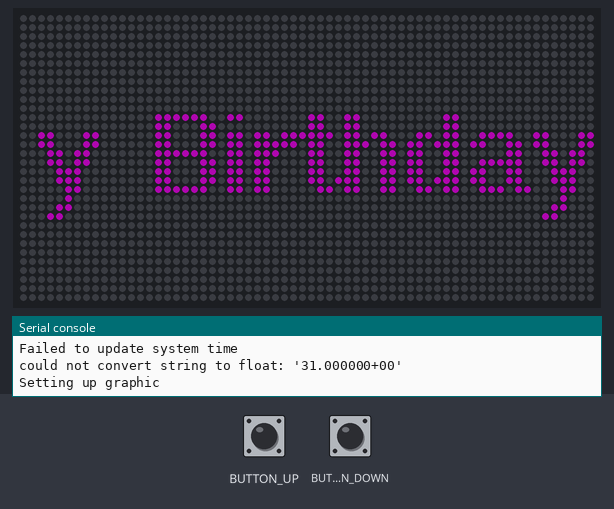
The program below on a simulated Adafruit Matrix Portal running CircuitPython. On the bench: 64×32 RGB LED matrix, the last lines printed to the serial console. The inputs (shaded band) are chosen by the test bench. Dim RGB values are drawn brighter than linear; the clock reads 2024-03-15 10:24:30 at power-on unless the program sets it; requests to the public web service named in the program get a made-up reply in its usual format after 0.4 s (London, UTC, broken clouds, 64 % humidity, 1013 hPa unless stated); library files of the repository ran but are not shown: secrets.py.

Above: at 3.1 s.
3.2 s: UP button pressed for 0.15 s
At 3.6 s:
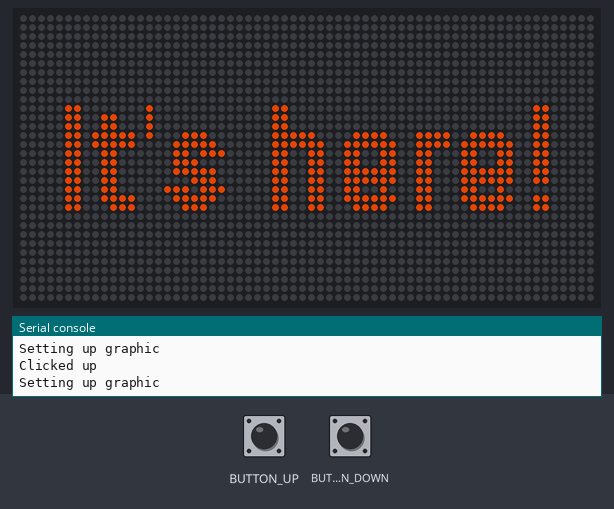
6.3 s: DOWN button pressed for 0.15 s
At 6.49 s:
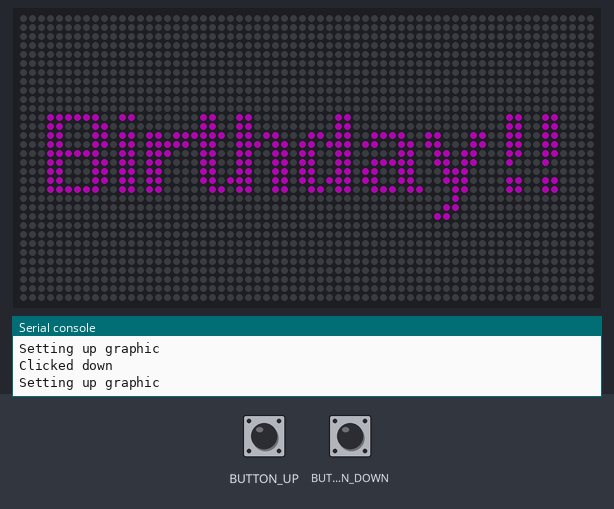
7.0 s: UP button pressed for 1 s
At 9.0 s:
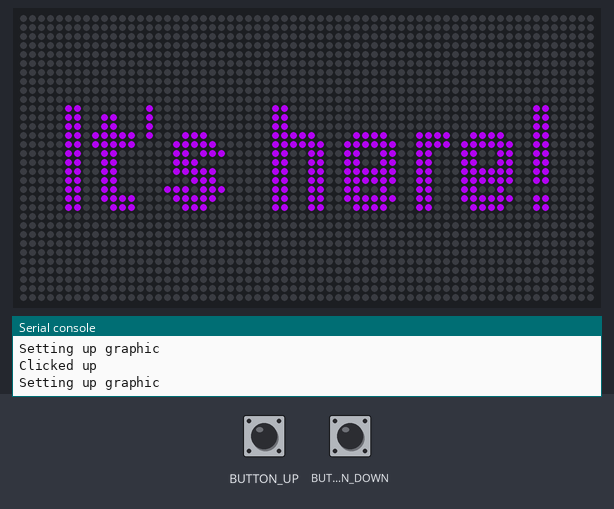
11.0 s: DOWN button pressed for 1 s
At 11.18 s:
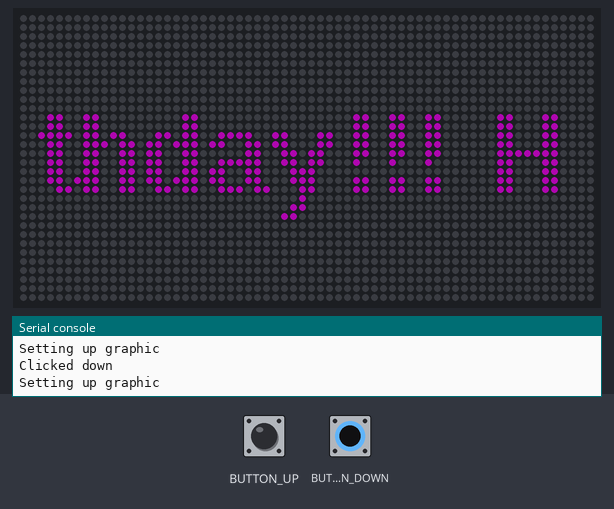
Timing chart, 0 to 14.0 s (numbered marks = the images above; inputs shaded):
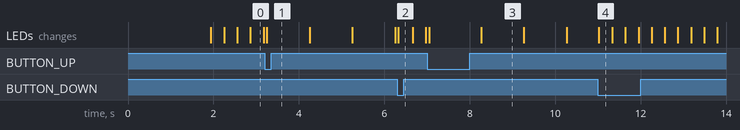

Measured:
- after the input at 3.2 s, the LEDs: change after 0.05 s (image 1)
- after the input at 6.3 s, the LEDs: change at once (image 2)
- after the input at 7.0 s, the LEDs: first change after 0.05 s (image 3 shows a later state)
- after the input at 11.0 s, the LEDs: change at once (image 4)
- what the display in image 3 shows lasts 1.0 s, from 8.3 s to 9.3 s

The program:

code.py
```python
import gc
import time
import board
import displayio
from digitalio import DigitalInOut, Pull
from rtc import RTC

from adafruit_debouncer import Debouncer
from adafruit_matrixportal.matrix import Matrix
from adafruit_matrixportal.network import Network

from graphics.happy_birthday import HappyBirthdayGraphic
from graphics.countdown import CountdownGraphic
from secrets import secrets

# --- Display setup ---
BITPLANES = 6  # Can set lower if RAM is tight
MATRIX = Matrix(bit_depth=BITPLANES)
GROUP = displayio.Group()

# --- Network setup ---
# Network credentials are pulled from `secrets.py`
NETWORK = Network(status_neopixel=board.NEOPIXEL, debug=False)
NETWORK.connect()

# --- Button setup ---
pin_down = DigitalInOut(board.BUTTON_DOWN)
pin_down.switch_to_input(pull=Pull.UP)
button_down = Debouncer(pin_down)
pin_up = DigitalInOut(board.BUTTON_UP)
pin_up.switch_to_input(pull=Pull.UP)
button_up = Debouncer(pin_up)


class RotatableGraphics:
    _graphics = [
        HappyBirthdayGraphic,
        CountdownGraphic
    ]
    _index = 0

    @classmethod
    def current(cls):
        return cls._graphics[cls._index]

    @classmethod
    def next(cls):
        if cls._index >= len(cls._graphics) - 1:
            cls._index = 0
        else:
            cls._index += 1

        return cls.current()

    @classmethod
    def prev(cls):
        if cls._index == 0:
            cls._index = len(cls._graphics) - 1
        else:
            cls._index -= 1

        return cls.current()


class SystemTime:
    update_every_seconds = 30 * 60  # 30 minutes
    last_update = time.monotonic() - update_every_seconds

    @classmethod
    def _update_system_time(cls, network: Network):
        """
        Update system clock date/time. Then local time is pulled from the World Time API, and is
        estimated using IP address. Reference: http://worldtimeapi.org/pages/examples
        """
        try:
            result = network.fetch('http://worldtimeapi.org/api/ip').json()
            # The 'datetime' field is in the format '2023-07-11T17:37:18.570876-07:00'. Replace all special
            # characters with spaces to make it easy to split and get the relevant bits from the resulting list
            local_datetime = result['datetime'].replace('-', ' ').replace('T', ' ').replace(':', ' ').split(' ')
            year = int(local_datetime[0])
            month = int(local_datetime[1])
            day = int(local_datetime[2])
            hour = int(local_datetime[3])
            minute = int(local_datetime[4])
            second = int(float(local_datetime[5]))
            now = time.struct_time((
                year,
                month,
                day,
                hour,
                minute,
                second,
                int(result['day_of_week']),
                int(result['day_of_year']),
                result['dst']
            ))
            RTC().datetime = now
        except Exception as e:
            print('Failed to update system time')
            print(e)

    @classmethod
    def refresh(cls, network: Network):
        current_time = time.monotonic()
        if current_time - cls.last_update > cls.update_every_seconds:
            print('Refreshing system time')
            cls._update_system_time(network)
            cls.last_update = current_time


SystemTime.refresh(NETWORK)
RotatableGraphics.current().setup(MATRIX, GROUP)

while True:
    # Collect garbage
    gc.collect()

    # Refresh system time
    SystemTime.refresh(NETWORK)

    # Check if buttons were clicked
    button_down.update()
    button_up.update()

    if button_up.fell:
        print("Clicked up")
        RotatableGraphics.prev().setup(MATRIX, GROUP)

    if button_down.fell:
        print("Clicked down")
        RotatableGraphics.next().setup(MATRIX, GROUP)

    # Update the graphic
    RotatableGraphics.current().tick(MATRIX, GROUP)
```

happy_birthday.py
```python
import displayio

from adafruit_matrixportal.matrix import Matrix
from adafruit_bitmap_font import bitmap_font
from adafruit_display_text.scrolling_label import ScrollingLabel

from graphics.graphic import Graphic


class HappyBirthdayGraphic(Graphic):
    tick_interval_seconds = 0.1

    scrolling_label = ScrollingLabel(
        bitmap_font.load_font('/fonts/helvB12.bdf'),
        text='Happy Birthday!!!',
        color=0x360236,
        max_characters=10,
        animate_time=0.3
    )

    @classmethod
    def draw(cls, matrix: Matrix, draw_group: displayio.Group, *args, **kwargs):
        draw_group.append(cls.scrolling_label)
        cls.scrolling_label.x = 2
        cls.scrolling_label.y = matrix.display.height // 2 - 1

    @classmethod
    def on_tick(cls, matrix: Matrix, draw_group: displayio.Group, *args, **kwargs):
        cls.scrolling_label.update()
```

countdown.py
```python
import time
import math
import displayio
import terminalio

from adafruit_matrixportal.matrix import Matrix
from adafruit_display_text import label
from adafruit_bitmap_font import bitmap_font

from graphics.graphic import Graphic


class CountdownGraphic(Graphic):
    tick_interval_seconds = 1

    target_year = 2023
    target_month = 9
    target_day = 1

    show_text = True

    target_time = time.struct_time(
        # format of time tuple: https://docs.circuitpython.org/en/latest/shared-bindings/time/index.html#time.struct_time
        (
            target_year,
            target_month,
            target_day,
            0,
            0,
            0,
            4,
            -1,
            -1,
        )
    )

    # Current frame
    frame = 0

    # Colors
    orange = 0xb03404
    purple = 0x9c02d4
    red = 0xb00000

    @classmethod
    def get_days_remaining(cls):
        seconds_remaining = time.mktime(cls.target_time) - time.mktime(time.localtime())
        days_remaining = math.ceil(seconds_remaining / 60 / 60 / 24)
        return days_remaining

    @classmethod
    def get_text(cls):
        days_remaining = cls.get_days_remaining()
        if days_remaining < 0:
            text = "It's here!"
        elif days_remaining == 0:
            text = "Today!"
        else:
            text = '{0} day{1}'.format(days_remaining, 's' if days_remaining > 1 else '')
        return text

    @classmethod
    def draw(cls, matrix: Matrix, draw_group: displayio.Group, *args, **kwargs):
        text = cls.get_text()
        draw_group.append(
            label.Label(bitmap_font.load_font('/fonts/RobotoCondensed-Bold-16.bdf'), color=cls.orange, text=text)
        )
        draw_group[0].x = (matrix.display.width - draw_group[0].bounding_box[2] + 1) // 2
        draw_group[0].y = matrix.display.height // 2

    @classmethod
    def on_tick(cls, matrix: Matrix, draw_group: displayio.Group, *args, **kwargs):
        if cls.frame == 0:
            draw_group[0].text = cls.get_text()
            draw_group[0].color = cls.orange
            draw_group[0].x = (matrix.display.width - draw_group[0].bounding_box[2] + 1) // 2
            cls.frame = 1

        elif cls.frame == 1:
            draw_group[0].text = cls.get_text()
            draw_group[0].color = cls.purple
            draw_group[0].x = (matrix.display.width - draw_group[0].bounding_box[2] + 1) // 2
            cls.frame = 2

        elif cls.frame == 2:
            draw_group[0].text = ''
            cls.frame = 3

        elif cls.frame == 3:
            draw_group[0].color = cls.red
            draw_group[0].text = 'STRANGE'
            draw_group[0].x = (matrix.display.width - draw_group[0].bounding_box[2] + 1) // 2
            cls.frame = 0
```

graphic.py
```python
import time
import displayio
import terminalio

from adafruit_matrixportal.matrix import Matrix


class Graphic:
    # Override `update_interval_seconds` to set custom tick interval time
    tick_interval_seconds = 5
    _last_tick_seconds = time.monotonic()

    @classmethod
    def draw(cls, matrix: Matrix, draw_group: displayio.Group, *args, **kwargs):
        """Override this method with the to draw something else."""
        draw_group.append(label.Label(terminalio.FONT, color=0xFF0000, text='Hello, world!'))
        draw_group[0].x = (matrix.display.width - draw_group[0].bounding_box[2] + 1) // 2
        draw_group[0].y = matrix.display.height // 2 - 1


    @classmethod
    def setup(cls, matrix: Matrix, draw_group: displayio.Group, *args, **kwargs):
        """Calling this method will re-draw the graphic on the display."""
        print('Setting up graphic')
        while len(draw_group) > 0:
            del draw_group[0]
        cls.draw(matrix, draw_group)
        matrix.display.refresh()
        matrix.display.show(draw_group)

    @classmethod
    def on_tick(cls, matrix: Matrix, draw_group: displayio.Group, *args, **kwargs):
        """Override this method to set the update behavior on tick"""
        pass

    @classmethod
    def tick(cls, matrix: Matrix, draw_group: displayio.Group, *args, **kwargs):
        current_time = time.monotonic()
        if current_time - cls._last_tick_seconds > cls.tick_interval_seconds:
            cls.on_tick(matrix, draw_group, *args, **kwargs)
            cls._last_tick_seconds = current_time
```
